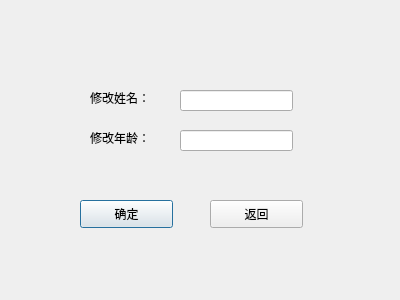
<?xml version="1.0" encoding="UTF-8"?>
<ui version="4.0">
 <class>change_student_info</class>
 <widget class="QDialog" name="change_student_info">
  <property name="geometry">
   <rect>
    <x>0</x>
    <y>0</y>
    <width>400</width>
    <height>300</height>
   </rect>
  </property>
  <property name="windowTitle">
   <string>Dialog</string>
  </property>
  <widget class="QLabel" name="label">
   <property name="geometry">
    <rect>
     <x>90</x>
     <y>90</y>
     <width>72</width>
     <height>15</height>
    </rect>
   </property>
   <property name="text">
    <string>修改姓名：</string>
   </property>
  </widget>
  <widget class="QLabel" name="label_2">
   <property name="geometry">
    <rect>
     <x>90</x>
     <y>130</y>
     <width>72</width>
     <height>15</height>
    </rect>
   </property>
   <property name="text">
    <string>修改年龄：</string>
   </property>
  </widget>
  <widget class="QLineEdit" name="lineEdit">
   <property name="geometry">
    <rect>
     <x>180</x>
     <y>90</y>
     <width>113</width>
     <height>21</height>
    </rect>
   </property>
  </widget>
  <widget class="QLineEdit" name="lineEdit_2">
   <property name="geometry">
    <rect>
     <x>180</x>
     <y>130</y>
     <width>113</width>
     <height>21</height>
    </rect>
   </property>
  </widget>
  <widget class="QPushButton" name="pushButton">
   <property name="geometry">
    <rect>
     <x>80</x>
     <y>200</y>
     <width>93</width>
     <height>28</height>
    </rect>
   </property>
   <property name="text">
    <string>确定</string>
   </property>
  </widget>
  <widget class="QPushButton" name="pushButton_2">
   <property name="geometry">
    <rect>
     <x>210</x>
     <y>200</y>
     <width>93</width>
     <height>28</height>
    </rect>
   </property>
   <property name="text">
    <string>返回</string>
   </property>
  </widget>
 </widget>
 <resources/>
 <connections/>
</ui>
